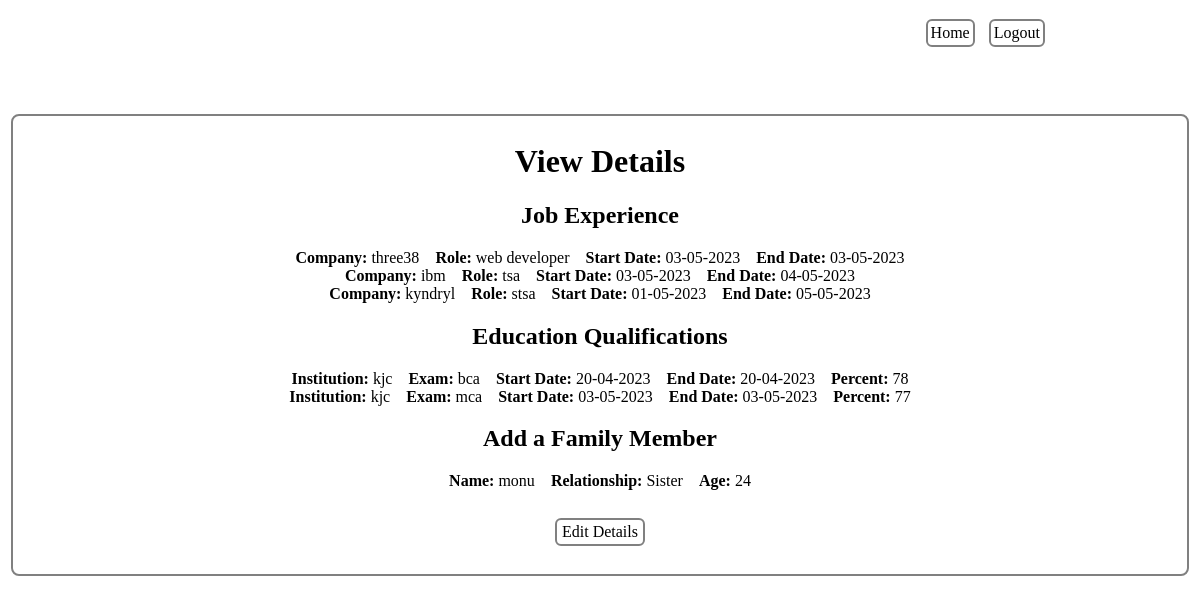
Page /viewdetails.php (signed in) on the committed database.
### tables this page shows
CREATE TABLE `previous_experience` (
  `id` int(100) NOT NULL,
  `eid` int(100) NOT NULL,
  `company` varchar(1000) NOT NULL,
  `role` varchar(1000) NOT NULL,
  `start` date NOT NULL,
  `end` date NOT NULL
);

CREATE TABLE `education_qualifications` (
  `id` int(100) NOT NULL,
  `eid` int(100) NOT NULL,
  `institution` varchar(1000) NOT NULL,
  `exam` varchar(1000) NOT NULL,
  `start` date NOT NULL,
  `end` date NOT NULL,
  `percent` int(100) NOT NULL
);

CREATE TABLE `family_members` (
  `id` int(100) NOT NULL,
  `eid` int(100) NOT NULL,
  `name` varchar(1000) NOT NULL,
  `relationship` varchar(100) NOT NULL,
  `age` int(100) NOT NULL
);

### viewdetails.php (the view, shortened to what this page needs)
<?php
require("db.php");
$idss=$_SESSION['ids'];
?>
<html>
<head>
    <link rel="stylesheet" type="text/css" media="screen" href="vd.css">
</head>
<body>
<a href="eedit.php"><input type="button" name="home" value="Home" class="home1"></a>
    <a href="index.php"><input type="button" name="logout" value="Logout" class="home1"></a>
 <fieldset>
    <h1>View Details</h1>
    <h2>Job Experience</h2>
    <?php
$query="select company,role,start,end from previous_experience where eid='$idss'";
$result=mysqli_query($conn, $query);
$rows = mysqli_fetch_all($result,MYSQLI_ASSOC);
  foreach( $rows as $row ):
    $company=$row['company'];
    $role=$row['role'];
    $cstart=date("d-m-Y",strtotime($row['start']));
    $cend=date("d-m-Y",strtotime($row['end']));
    echo "<b>Company: </b>".$company."&nbsp;&nbsp;&nbsp;&nbsp;";
    echo "<b>Role: </b>".$role."&nbsp;&nbsp;&nbsp;&nbsp;";
    echo "<b>Start Date: </b>".$cstart."&nbsp;&nbsp;&nbsp;&nbsp;";
    echo "<b>End Date: </b>".$cend."<br>";
endforeach;
      ?>
<h2>Education Qualifications</h2>
<?php
$query1="select institution,exam,start,end,percent from education_qualifications where eid='$idss'";
$result=mysqli_query($conn, $query1);
$rows = mysqli_fetch_all($result,MYSQLI_ASSOC);
  foreach( $rows as $row ):
    $institution=$row['institution'];
    $exam=$row['exam'];
    $start=date("d-m-Y",strtotime($row['start']));
    $end=date("d-m-Y",strtotime($row['start']));
    $percent=$row['percent'];
    echo "<b>Institution: </b>".$institution."&nbsp;&nbsp;&nbsp;&nbsp;";
    echo "<b>Exam: </b>".$exam."&nbsp;&nbsp;&nbsp;&nbsp;";
    echo "<b>Start Date: </b>".$start."&nbsp;&nbsp;&nbsp;&nbsp;";
    echo "<b>End Date: </b>".$end."&nbsp;&nbsp;&nbsp;&nbsp;";
    echo "<b>Percent: </b>".$percent."<br>";
endforeach;
    ?>
<h2>Add a Family Member</h2>
<?php
$query2="select name,relationship,age from family_members where eid='$idss'";
$result=mysqli_query($conn, $query2);
$rows = mysqli_fetch_all($result,MYSQLI_ASSOC);
  foreach( $rows as $row ):
    $fname=$row['name'];
    $relationship=$row['relationship'];
    $age=$row['age'];
    echo "<b>Name: </b>".$fname."&nbsp;&nbsp;&nbsp;&nbsp;";
    echo "<b>Relationship: </b>".$relationship."&nbsp;&nbsp;&nbsp;&nbsp;";
    echo "<b>Age: </b>".$age."<br>";
endforeach;
    ?>
<br>
<a href="editdetails.php"><input type="submit" class="sub" name="submit" value="Edit Details"></a>
<br><br>
</fieldset>
</body>
</html>

### vd.css (style rules this page uses)
fieldset { border-style: solid; border-color: gray; height: inherit; text-align: center; border-radius: 8px; font-family: 'Times New Roman', Times, serif; color:black; backdrop-filter: blur(10px); width: 1150px; margin: 0 auto; margin-bottom: 7%; position: relative; top: 10%; }
.sub { margin-top: 10px; position: relative; font-family: 'Times New Roman', Times, serif; border-radius: 6px; border-color: gray; border-style: solid; background: transparent; backdrop-filter: blur(10px); font-size: 16px; width:90px; font-weight: 100; padding: 3px; border-style: solid; border-color: gray; color:black; }
.home1 { position: relative; top:11px; right: -77.5%; font-family: 'Times New Roman', Times, serif; width:fit-content; border-radius: 6px; backdrop-filter: blur(10px); font-size: 16px; background: transparent; padding: 3px; margin-right:10px; border-style: solid; border-color: gray; color:black; }

### rows in the picture
previous_experience: company "three38", role "web developer", start "03-05-2023", end "03-05-2023"
previous_experience: company "ibm", role "tsa", start "03-05-2023", end "04-05-2023"
previous_experience: company "kyndryl", role "stsa", start "01-05-2023", end "05-05-2023"
education_qualifications: institution "kjc", exam "bca", start "20-04-2023", percent "78"
education_qualifications: institution "kjc", exam "mca", start "03-05-2023", percent "77"
family_members: name "monu", relationship "Sister", age "24"
